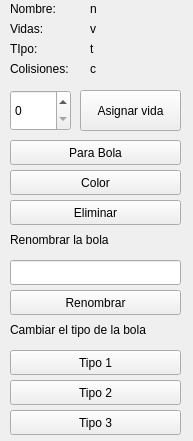
<?xml version="1.0" encoding="UTF-8"?>
<ui version="4.0">
 <class>WidgetBolaTipo</class>
 <widget class="QWidget" name="WidgetBolaTipo">
  <property name="geometry">
   <rect>
    <x>0</x>
    <y>0</y>
    <width>193</width>
    <height>441</height>
   </rect>
  </property>
  <property name="windowTitle">
   <string>Form</string>
  </property>
  <widget class="QLabel" name="nombreBola">
   <property name="geometry">
    <rect>
     <x>90</x>
     <y>0</y>
     <width>67</width>
     <height>17</height>
    </rect>
   </property>
   <property name="text">
    <string>n</string>
   </property>
  </widget>
  <widget class="QPushButton" name="botonColor">
   <property name="geometry">
    <rect>
     <x>10</x>
     <y>170</y>
     <width>171</width>
     <height>25</height>
    </rect>
   </property>
   <property name="text">
    <string>Color</string>
   </property>
  </widget>
  <widget class="QPushButton" name="botonParar">
   <property name="geometry">
    <rect>
     <x>10</x>
     <y>140</y>
     <width>171</width>
     <height>25</height>
    </rect>
   </property>
   <property name="text">
    <string>Para Bola</string>
   </property>
  </widget>
  <widget class="QLabel" name="nombreBola_2">
   <property name="geometry">
    <rect>
     <x>10</x>
     <y>20</y>
     <width>67</width>
     <height>17</height>
    </rect>
   </property>
   <property name="text">
    <string>Vidas:</string>
   </property>
  </widget>
  <widget class="QLabel" name="nombreBola_3">
   <property name="geometry">
    <rect>
     <x>10</x>
     <y>0</y>
     <width>67</width>
     <height>17</height>
    </rect>
   </property>
   <property name="text">
    <string>Nombre:</string>
   </property>
  </widget>
  <widget class="QLabel" name="vidasBola">
   <property name="geometry">
    <rect>
     <x>90</x>
     <y>20</y>
     <width>67</width>
     <height>17</height>
    </rect>
   </property>
   <property name="text">
    <string>v</string>
   </property>
  </widget>
  <widget class="QLabel" name="label">
   <property name="geometry">
    <rect>
     <x>10</x>
     <y>320</y>
     <width>181</width>
     <height>20</height>
    </rect>
   </property>
   <property name="text">
    <string>Cambiar el tipo de la bola</string>
   </property>
  </widget>
  <widget class="QPushButton" name="btCanbiarTipo1">
   <property name="geometry">
    <rect>
     <x>10</x>
     <y>350</y>
     <width>171</width>
     <height>25</height>
    </rect>
   </property>
   <property name="text">
    <string>Tipo 1</string>
   </property>
  </widget>
  <widget class="QPushButton" name="btCanbiarTipo2">
   <property name="geometry">
    <rect>
     <x>10</x>
     <y>380</y>
     <width>171</width>
     <height>25</height>
    </rect>
   </property>
   <property name="text">
    <string>Tipo 2</string>
   </property>
  </widget>
  <widget class="QPushButton" name="btCanbiarTipo3">
   <property name="geometry">
    <rect>
     <x>10</x>
     <y>410</y>
     <width>171</width>
     <height>25</height>
    </rect>
   </property>
   <property name="text">
    <string>Tipo 3</string>
   </property>
  </widget>
  <widget class="QLabel" name="nombreBola_4">
   <property name="geometry">
    <rect>
     <x>10</x>
     <y>40</y>
     <width>67</width>
     <height>17</height>
    </rect>
   </property>
   <property name="text">
    <string>TIpo:</string>
   </property>
  </widget>
  <widget class="QLabel" name="tipoBola">
   <property name="geometry">
    <rect>
     <x>90</x>
     <y>40</y>
     <width>67</width>
     <height>17</height>
    </rect>
   </property>
   <property name="text">
    <string>t</string>
   </property>
  </widget>
  <widget class="QPushButton" name="btEliminar">
   <property name="geometry">
    <rect>
     <x>10</x>
     <y>200</y>
     <width>171</width>
     <height>25</height>
    </rect>
   </property>
   <property name="text">
    <string>Eliminar</string>
   </property>
  </widget>
  <widget class="QPushButton" name="btRenombrar">
   <property name="geometry">
    <rect>
     <x>10</x>
     <y>290</y>
     <width>171</width>
     <height>25</height>
    </rect>
   </property>
   <property name="text">
    <string>Renombrar</string>
   </property>
  </widget>
  <widget class="QLineEdit" name="txtNombre">
   <property name="geometry">
    <rect>
     <x>10</x>
     <y>260</y>
     <width>171</width>
     <height>25</height>
    </rect>
   </property>
  </widget>
  <widget class="QLabel" name="label_2">
   <property name="geometry">
    <rect>
     <x>10</x>
     <y>230</y>
     <width>181</width>
     <height>20</height>
    </rect>
   </property>
   <property name="text">
    <string>Renombrar la bola</string>
   </property>
  </widget>
  <widget class="QLabel" name="nombreBola_5">
   <property name="geometry">
    <rect>
     <x>10</x>
     <y>60</y>
     <width>71</width>
     <height>17</height>
    </rect>
   </property>
   <property name="text">
    <string>Colisiones:</string>
   </property>
  </widget>
  <widget class="QLabel" name="colisionesBola">
   <property name="geometry">
    <rect>
     <x>90</x>
     <y>60</y>
     <width>67</width>
     <height>17</height>
    </rect>
   </property>
   <property name="text">
    <string>c</string>
   </property>
  </widget>
  <widget class="QSpinBox" name="spVidas">
   <property name="geometry">
    <rect>
     <x>10</x>
     <y>90</y>
     <width>61</width>
     <height>41</height>
    </rect>
   </property>
  </widget>
  <widget class="QPushButton" name="btvidas">
   <property name="geometry">
    <rect>
     <x>80</x>
     <y>90</y>
     <width>101</width>
     <height>41</height>
    </rect>
   </property>
   <property name="text">
    <string>Asignar vida</string>
   </property>
  </widget>
 </widget>
 <resources/>
 <connections/>
</ui>
